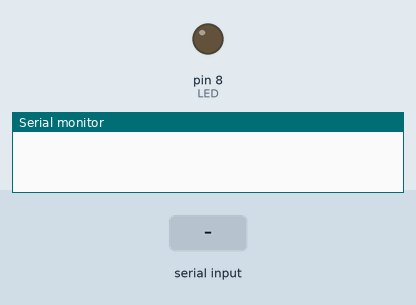
Simulated run of this sketch. Board: Arduino Uno, built with avr-gcc and run on an emulated ATmega328P. Parts: output pins drawn as LEDs (lit = HIGH), the last lines printed to the serial monitor. The test bench sets the inputs (shaded band).

Above: at 1.2 s.
1.3 s: "1" received over Serial
At 1.9 s:
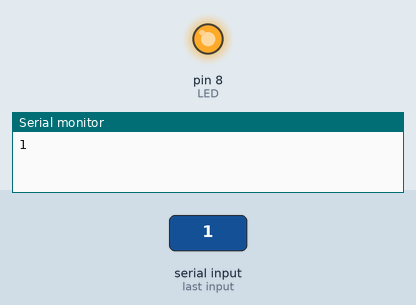
Timing chart, 0 to 4.3 s (numbered marks = the images above; inputs shaded):
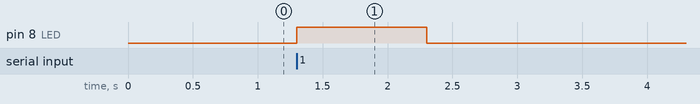

Measured:
- after the input at 1.3 s, pin 8 (LED): LOW → HIGH at once, → LOW 1.0 s later

The sketch:

Arduino_single_com.ino
```cpp
#include "SoftwareSerial.h"

char data[64];
uint8_t read_val;
int LED = 8;

//SoftwareSerial XBee(6,7);

void setup() {
  // put your setup code here, to run once:
  Serial.begin(9600);
  pinMode(LED, OUTPUT);
}

void loop() {
  // put your main code here, to run repeatedly:
  while(Serial.available())
  {
    Serial.write(Serial.read());
    read_val = Serial.read();

    digitalWrite(LED, HIGH);
    delay(1000);
    digitalWrite(LED, LOW);
  }
}
```
